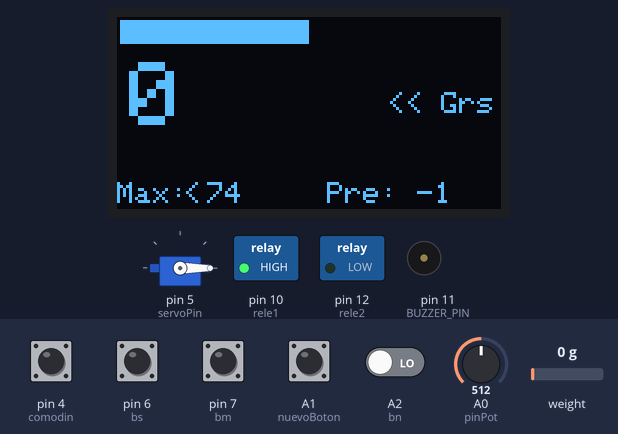
The sketch below on a simulated Arduino Uno, built with avr-gcc and run on an emulated ATmega328P. Parts: servo, 128×64 one-colour display, switched loads named in the sketch (green lamp = pin HIGH), buzzer (waves = sounding). Inputs (shaded band) come from the test bench; at power-on: A1 (nuevoBoton), pin 4 (comodin), pin 6 (bs), pin 7 (bm) HIGH, A2 (bn) LOW, A0 (pinPot) = 512, weight on the scale 0 g. EEPROM starts erased; what the sketch prints to the serial monitor is not drawn.

Above: at 5.03 s.
5.3 s: pin 6 (bs) pulled LOW for 0.35 s
At 6.19 s:
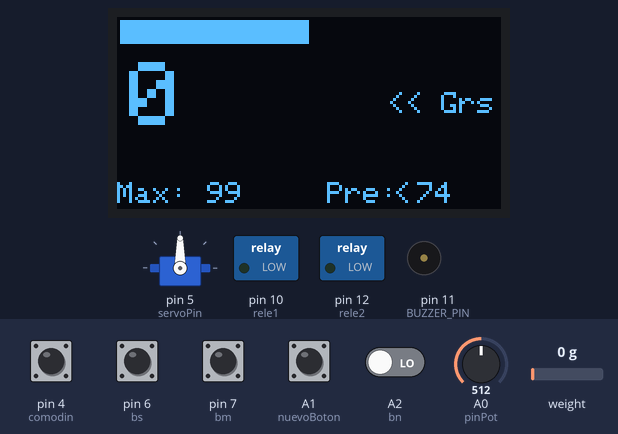
7.8 s: A0 (pinPot) set to 716
At 8.23 s:
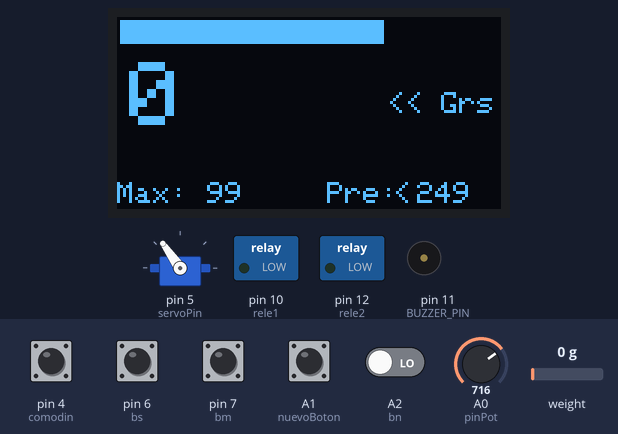
10.1 s: A0 (pinPot) set to 900
At 10.56 s:
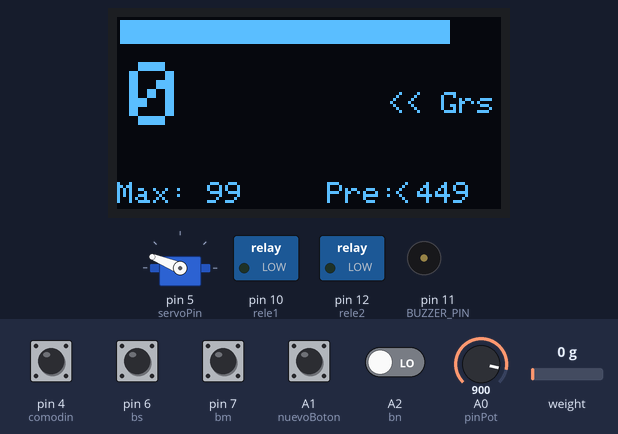
12.4 s: pin 6 (bs) pulled LOW for 1 s
At 12.88 s:
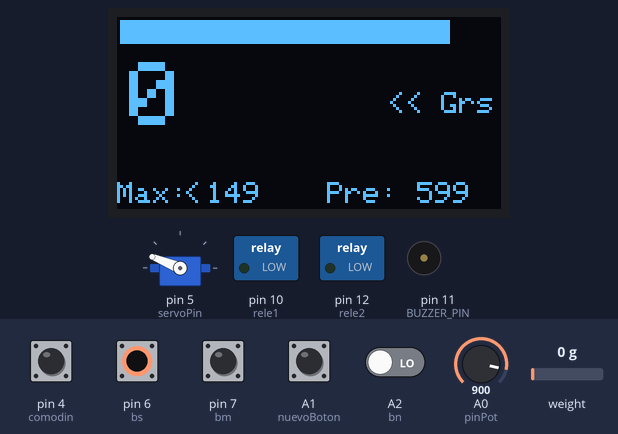
14.9 s: weight on the scale set to 298 g
At 15.22 s:
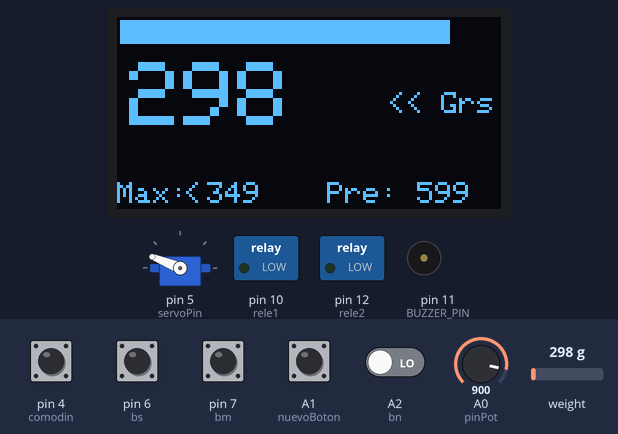
16.5 s: weight on the scale set to 339 g
At 16.97 s:
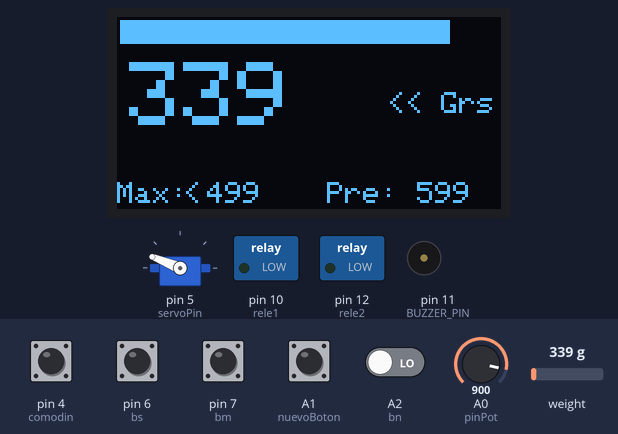
Timing chart, 0 to 19.3 s (numbered marks = the images above; inputs shaded):
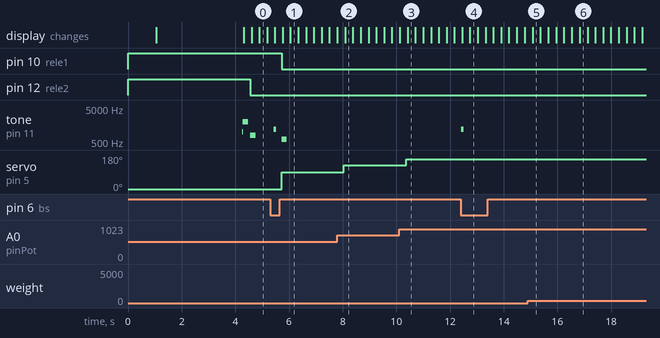

Measured:
- after the input at 5.3 s, pin 10 (rele1): HIGH → LOW after 0.42 s; tone on pin 11 (BUZZER_PIN): silent → 1200 Hz after 0.13 s, → silent 0.10 s later, → 600 Hz 0.19 s later, → silent 0.20 s later; servo on pin 5 (servoPin): 0° → 90° after 0.42 s
- after the input at 7.8 s, servo on pin 5 (servoPin): 90° → 125° after 0.24 s
- after the input at 10.1 s, servo on pin 5 (servoPin): 125° → 158° after 0.27 s
- after the input at 12.4 s, tone on pin 11 (BUZZER_PIN): silent → 1200 Hz at once, → silent 0.10 s later
- by itself, tone on pin 11 (BUZZER_PIN): plays 1000 Hz for 0.02 s, 2000 Hz for 0.20 s, 800 Hz for 0.20 s

The sketch:

balanzaIniciaConBotonSinPesoytapa.ino
```cpp
// balanza con todas las pantallas y bt. y boton de inicio de carga
#include <EEPROM.h>
#include <Wire.h>
#include <Adafruit_GFX.h>
#include <Adafruit_SSD1306.h>
#include <HX711.h>
#include <Servo.h>
#include <SoftwareSerial.h>

#define SCREEN_WIDTH 128
#define SCREEN_HEIGHT 64
#define OLED_RESET -1
#define SCREEN_ADDRESS 0x3C
Adafruit_SSD1306 display(SCREEN_WIDTH, SCREEN_HEIGHT, &Wire, OLED_RESET);
SoftwareSerial Bt(8, 9); // D8 = RX, D9 = TX

// Pines
#define DT 2
#define SCK 3
#define pinPot A0
#define bs 6
#define bm 7
#define bn A2
#define comodin 4
#define servoPin 5
#define rele1 10
#define rele2 12
#define BUZZER_PIN 11
#define nuevoBoton A1
HX711 celda;
Servo myServo;

// Variables
int weight = 0;
int memo1 = 300;
int preMemo1 = 200;
int valorPot = 0;
int anguloMaximo = 0;
bool editandoMemo = true;
bool bsAnt = false;
bool comodinAnt = false;
int servoEstado = 0;
bool introMostrada = false;
bool estadoFinalizado = false;
bool pote=0;
bool botonInicio = false;

int barra;
int pesoAnterior;
#define RELE_ON  LOW
#define RELE_OFF HIGH
void setup() {
  Serial.begin(9600);
  Bt.begin(9600);      // Comunicación con HC-05

  pinMode(bs, INPUT_PULLUP);
  pinMode(bm, INPUT_PULLUP);
  pinMode(bn, INPUT); // y conectá una resistencia de 10k a GND
  pinMode(comodin, INPUT_PULLUP);
  pinMode(rele1, OUTPUT);
  pinMode(rele2, OUTPUT);
  pinMode(BUZZER_PIN, OUTPUT);
  digitalWrite(rele1, RELE_OFF);
digitalWrite(rele2, RELE_OFF);
pinMode(nuevoBoton, INPUT_PULLUP);
  celda.begin(DT, SCK);
  celda.set_scale(442.0);
  celda.tare();

  myServo.attach(servoPin);
  myServo.write(0);

  if (!display.begin(SSD1306_SWITCHCAPVCC, SCREEN_ADDRESS)) {
    Serial.println(F("No se pudo iniciar la pantalla"));
    while (true);
  }

  mostrarPantallaInicio();

  EEPROM.get(130, memo1);
  EEPROM.get(160, preMemo1);
   Serial.print("a");
    Serial.println(memo1);
    Serial.print("b");
    Serial.println(preMemo1);
}


void loop() {
  leerPesoYPot();
  manejarServo();
  manejarBotones();
  mostrarPantalla();
  delay(50);
  //Serial2.println("2");
}

void leerPesoYPot() {
  if (celda.is_ready()) {
    weight = celda.get_units(2);

  }
  valorPot = analogRead(pinPot);

  anguloMaximo = map(valorPot, 0, 1023, 0, 180);

}

void manejarServo() {
  // Si ya se completó el llenado, mantener servo cerrado
  if (estadoFinalizado && weight > 40) {
    myServo.write(0);
    digitalWrite(rele1, RELE_OFF);
    digitalWrite(rele2, RELE_OFF);
    return;
  }else {
  estadoFinalizado=false;
  }

  // Si peso muy bajo, reiniciar estado
  if (weight < 20 && estadoFinalizado ) {
    estadoFinalizado = false;
    servoEstado = 1;
    myServo.write(0);
    digitalWrite(rele1, RELE_OFF);
    digitalWrite(rele2, RELE_OFF);
    tone(BUZZER_PIN, 400, 200);
    return;
  }

  // Control normal con peso ascendente


   if (digitalRead(nuevoBoton) == LOW) {
    botonInicio = false;
   // Serial.print("botonInicio");
   } else {
   botonInicio=true;
   }
 if(botonInicio == true){
  if (weight < preMemo1 && servoEstado != 2) {

    servoEstado = 2;
    //botonInicio = false;
    myServo.write(anguloMaximo);
    digitalWrite(rele1, RELE_ON);
    digitalWrite(rele2, RELE_ON);
    tone(BUZZER_PIN, 600, 200);
  } else if (weight >= preMemo1 && weight < memo1 && servoEstado != 3) {
    servoEstado = 3;
    int anguloIntermedio = 0;
    myServo.write(0);
    digitalWrite(rele1, RELE_OFF);
    digitalWrite(rele2, RELE_ON);
    tone(BUZZER_PIN, 800, 200);
  } else if (weight >= memo1 && servoEstado != 4) {
    servoEstado = 4;
    myServo.write(0);
    digitalWrite(rele1, RELE_OFF);
    digitalWrite(rele2, RELE_OFF);
    tone(BUZZER_PIN, 1000, 500);
    estadoFinalizado = true;  // Evitar que el servo vuelva a abrir si el peso baja
  }

  // Si está en apertura (estado 2 o 3), actualizar el ángulo en tiempo real
  if (servoEstado == 2) {
    myServo.write(anguloMaximo); // completamente abierto según potenciómetro
  }
  if (servoEstado == 3) {
    int anguloIntermedio =0;
    myServo.write(0);
  }

}
}

void manejarBotones() {
  // Selección Memo1 / PreMemo1
  bool bsNow = digitalRead(bs) == LOW;
  if (bsNow && !bsAnt) {
    editandoMemo = !editandoMemo;
    tone(BUZZER_PIN, 1200, 100);
  }
  bsAnt = bsNow;

  // Incremento / decremento
  if (digitalRead(bm) == HIGH) {
    if (editandoMemo) memo1=memo1+25;
    else preMemo1=preMemo1+25;  Serial.print("a");
    Serial.println(memo1);
    Serial.print("b");
    Serial.println(preMemo1);
    delay(10);
  }
  if (digitalRead(bn) == HIGH) {
    if (editandoMemo) memo1=memo1-25;
    else preMemo1=preMemo1-25;
      Serial.print("a");
    Serial.println(memo1);
    Serial.print("b");
    Serial.println(preMemo1);
    delay(5);
  }

  // Guardado en EEPROM solo al tocar el comodín (detección de flanco)
  bool comodinNow = digitalRead(comodin) == HIGH;
  if (comodinNow && !comodinAnt) {
    EEPROM.put(130, memo1);
    EEPROM.put(160, preMemo1);
    tone(BUZZER_PIN, 2000, 200);
  }
  comodinAnt = comodinNow;
}


void mostrarPantalla() {
  display.clearDisplay();

  int barWidth = map(valorPot, 0, 1023, 0, SCREEN_WIDTH - 2);
  display.fillRect(1, 1, barWidth, 8, WHITE);
  if (abs(barWidth - barra) >= 2) {
    Serial.print("V");
    Serial.println(barWidth);
    barra=barWidth;
    Bt.print(weight);Bt.print("_");
    Bt.println(anguloMaximo);

  }


  display.setTextColor(SSD1306_WHITE);
  display.setTextSize(1);
  display.setCursor(90, 25);
  display.print("<< Grs");

  display.setTextSize(3);
  display.setCursor(4, 15);
  display.print(weight);
  Serial.print("P");
  Serial.println(weight);
 int peso = (int)weight;       // Solo la parte entera


   if(pesoAnterior != weight ){
    Bt.print(weight);
    Bt.print("_");// Bt.println("");
    Bt.println(anguloMaximo);

    pesoAnterior=weight;}


  display.setTextSize(1);
  display.setCursor(0, 55);
  display.print("Max:");
  display.setCursor(30, 55);
  display.print(memo1);
  display.setCursor(70, 55);
  display.print("Pre:");
  display.setCursor(100, 55);
  display.print(preMemo1);

  display.setCursor(editandoMemo ? 22 : 92, 55);
  display.print("<");

  display.display();
}

void mostrarPantallaInicio() {
  display.clearDisplay();
  display.setTextColor(SSD1306_WHITE);
  display.setTextSize(2);
  display.setCursor(0, 25);
  display.print(" MAQUINAS");
  display.setCursor(10, 45);
  display.print(" GUERRA");
  display.display();
  delay(3000);
}
```
